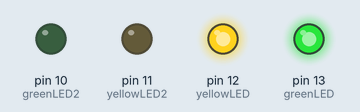
A sketch run on a simulated Arduino Uno, built with avr-gcc and run on an emulated ATmega328P. Parts: output pins drawn as LEDs (lit = HIGH).

Above: at 0.37 s.
At 1.0 s:
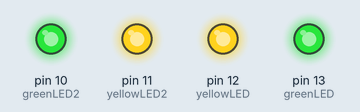
At 1.37 s:
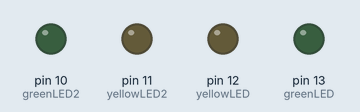
At 2.12 s:
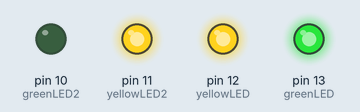
At 3.12 s:
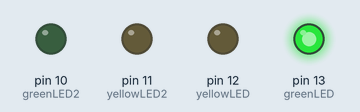
Timing chart, 0 to 3.5 s (numbered marks = the images above):
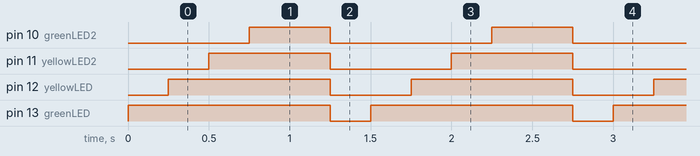

Measured:
- by itself, pin 10 (greenLED2): alternates HIGH for 0.50 s and LOW for 1.0 s
- by itself, pin 11 (yellowLED2): alternates HIGH for 0.75 s and LOW for 0.75 s
- by itself, pin 12 (yellowLED): alternates HIGH for 1.0 s and LOW for 0.50 s
- by itself, pin 13 (greenLED): alternates HIGH for 1.3 s and LOW for 0.25 s

The sketch:

Car_Tail_Light_Code.ino
```cpp
int greenLED = 13;
int yellowLED = 12;
int yellowLED2 = 11;
int greenLED2 = 10;

void setup() {
  // put your setup code here, to run once:
  pinMode(greenLED, OUTPUT);
  pinMode(yellowLED, OUTPUT);
  pinMode(yellowLED2, OUTPUT);
  pinMode(greenLED2, OUTPUT);
}

void loop() {
  // put your main code here, to run repeatedly:
  digitalWrite(greenLED, HIGH);
  delay(250);
  digitalWrite(yellowLED, HIGH);
  delay(250);
  digitalWrite(yellowLED2, HIGH);
  delay(250);
  digitalWrite(greenLED2, HIGH);
  delay(250);
  delay(250);
  digitalWrite(greenLED, LOW);
  digitalWrite(yellowLED, LOW);
  digitalWrite(yellowLED2, LOW);
  digitalWrite(greenLED2, LOW);
  delay(250);
}
```
